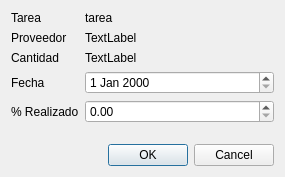
<?xml version="1.0" encoding="UTF-8"?>
<ui version="4.0">
 <class>DlgSplitExecutionTask</class>
 <widget class="QDialog" name="DlgSplitExecutionTask">
  <property name="geometry">
   <rect>
    <x>0</x>
    <y>0</y>
    <width>285</width>
    <height>177</height>
   </rect>
  </property>
  <property name="windowTitle">
   <string>Dividir Tarea</string>
  </property>
  <property name="windowIcon">
   <iconset resource="../mksplanner.qrc">
    <normaloff>:/tableWindow/tools/people.png</normaloff>:/tableWindow/tools/people.png</iconset>
  </property>
  <layout class="QVBoxLayout" name="verticalLayout">
   <item>
    <layout class="QFormLayout" name="formLayout">
     <item row="0" column="0">
      <widget class="QLabel" name="label">
       <property name="text">
        <string>Tarea</string>
       </property>
      </widget>
     </item>
     <item row="3" column="0">
      <widget class="QLabel" name="label_2">
       <property name="text">
        <string>Fecha</string>
       </property>
      </widget>
     </item>
     <item row="4" column="0">
      <widget class="QLabel" name="label_3">
       <property name="text">
        <string>% Realizado</string>
       </property>
      </widget>
     </item>
     <item row="0" column="1">
      <widget class="QLabel" name="lblTarea">
       <property name="text">
        <string>tarea</string>
       </property>
      </widget>
     </item>
     <item row="3" column="1">
      <widget class="QDateEdit" name="dateFechaSplit"/>
     </item>
     <item row="4" column="1">
      <widget class="QDoubleSpinBox" name="pctRealizdo"/>
     </item>
     <item row="1" column="0">
      <widget class="QLabel" name="label_4">
       <property name="text">
        <string>Proveedor</string>
       </property>
      </widget>
     </item>
     <item row="2" column="0">
      <widget class="QLabel" name="label_5">
       <property name="text">
        <string>Cantidad</string>
       </property>
      </widget>
     </item>
     <item row="1" column="1">
      <widget class="QLabel" name="lblProveedor">
       <property name="text">
        <string>TextLabel</string>
       </property>
      </widget>
     </item>
     <item row="2" column="1">
      <widget class="QLabel" name="lblCantidad">
       <property name="text">
        <string>TextLabel</string>
       </property>
      </widget>
     </item>
    </layout>
   </item>
   <item>
    <widget class="QDialogButtonBox" name="buttonBox">
     <property name="orientation">
      <enum>Qt::Horizontal</enum>
     </property>
     <property name="standardButtons">
      <set>QDialogButtonBox::Cancel|QDialogButtonBox::Ok</set>
     </property>
    </widget>
   </item>
  </layout>
 </widget>
 <resources>
  <include location="../mksplanner.qrc"/>
 </resources>
 <connections>
  <connection>
   <sender>buttonBox</sender>
   <signal>accepted()</signal>
   <receiver>DlgSplitExecutionTask</receiver>
   <slot>accept()</slot>
   <hints>
    <hint type="sourcelabel">
     <x>248</x>
     <y>254</y>
    </hint>
    <hint type="destinationlabel">
     <x>157</x>
     <y>274</y>
    </hint>
   </hints>
  </connection>
  <connection>
   <sender>buttonBox</sender>
   <signal>rejected()</signal>
   <receiver>DlgSplitExecutionTask</receiver>
   <slot>reject()</slot>
   <hints>
    <hint type="sourcelabel">
     <x>316</x>
     <y>260</y>
    </hint>
    <hint type="destinationlabel">
     <x>286</x>
     <y>274</y>
    </hint>
   </hints>
  </connection>
 </connections>
</ui>
